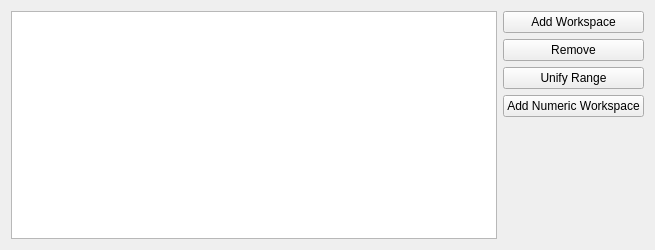
<?xml version="1.0" encoding="UTF-8"?>
<ui version="4.0">
 <class>FitDataView</class>
 <widget class="QWidget" name="FitDataView">
  <property name="geometry">
   <rect>
    <x>0</x>
    <y>0</y>
    <width>655</width>
    <height>250</height>
   </rect>
  </property>
  <property name="sizePolicy">
   <sizepolicy hsizetype="Preferred" vsizetype="Minimum">
    <horstretch>0</horstretch>
    <verstretch>1</verstretch>
   </sizepolicy>
  </property>
  <property name="minimumSize">
   <size>
    <width>0</width>
    <height>0</height>
   </size>
  </property>
  <property name="windowTitle">
   <string>Form</string>
  </property>
  <layout class="QHBoxLayout" name="horizontalLayout">
   <property name="sizeConstraint">
    <enum>QLayout::SetMinimumSize</enum>
   </property>
   <item>
    <widget class="QTableWidget" name="tbFitData">
     <property name="minimumSize">
      <size>
       <width>0</width>
       <height>0</height>
      </size>
     </property>
    </widget>
   </item>
   <item>
    <layout class="QVBoxLayout" name="loDataControl" stretch="0,0,0,0">
     <property name="rightMargin">
      <number>0</number>
     </property>
     <item>
      <widget class="QPushButton" name="pbAdd">
       <property name="text">
        <string>Add Workspace</string>
       </property>
      </widget>
     </item>
     <item>
      <widget class="QPushButton" name="pbRemove">
       <property name="text">
        <string>Remove</string>
       </property>
      </widget>
     </item>
     <item>
      <widget class="QPushButton" name="pbUnify">
       <property name="text">
        <string>Unify Range</string>
       </property>
      </widget>
     </item>
     <item>
      <widget class="QPushButton" name="pbAddNumeric">
       <property name="text">
        <string>Add Numeric Workspace</string>
       </property>
      </widget>
     </item>
     <item>
      <spacer name="verticalSpacer">
       <property name="orientation">
        <enum>Qt::Vertical</enum>
       </property>
       <property name="sizeHint" stdset="0">
        <size>
         <width>20</width>
         <height>40</height>
        </size>
       </property>
      </spacer>
     </item>
    </layout>
   </item>
  </layout>
 </widget>
 <resources/>
 <connections/>
</ui>
